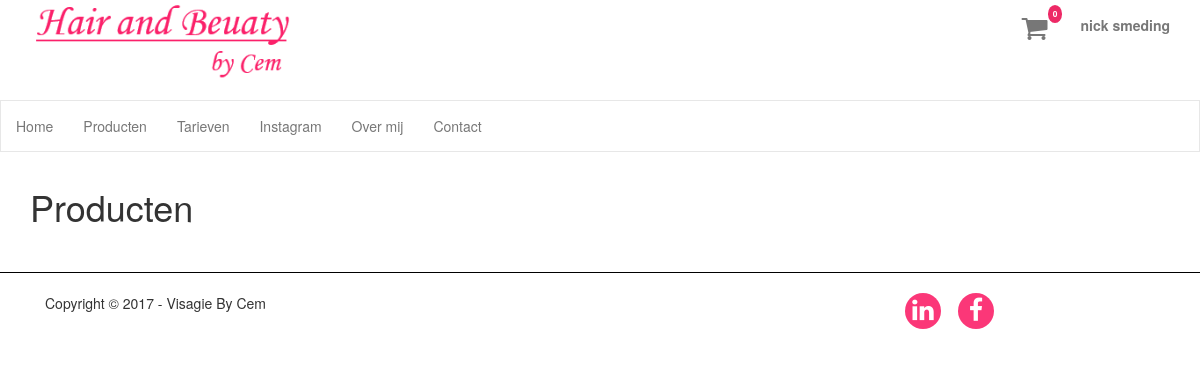
Before: /view/products.php (signed in) with the older database file.
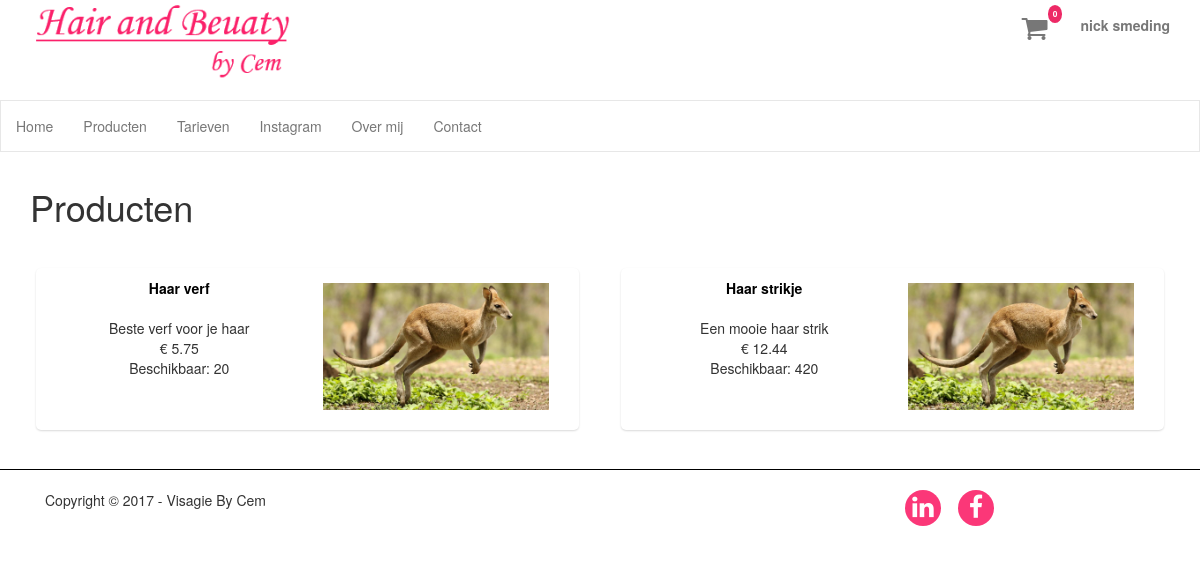
After: the same page with the newer database file.
### tables this page shows
CREATE TABLE IF NOT EXISTS `customer` (
`id` int(4) NOT NULL,
  `firstname` varchar(64) NOT NULL,
  `insertion` varchar(32) DEFAULT NULL,
  `lastname` varchar(64) NOT NULL,
  `email` varchar(64) NOT NULL,
  `password` varchar(128) NOT NULL,
  `phone` varchar(32) NOT NULL,
  `address` int(4) NOT NULL,
  `birthdate` date NOT NULL,
  `active` tinyint(1) NOT NULL
);

CREATE TABLE IF NOT EXISTS `product` (
`id` int(8) NOT NULL,
  `img` int(8) DEFAULT NULL,
  `description` varchar(128) NOT NULL,
  `category` int(2) DEFAULT NULL,
  `stock` int(4) NOT NULL,
  `name` varchar(64) NOT NULL,
  `price` float NOT NULL,
  `active` tinyint(1) NOT NULL
);

CREATE TABLE IF NOT EXISTS `image` (
`id` int(8) NOT NULL,
  `path` varchar(64) NOT NULL,
  `date` date NOT NULL,
  `filename` varchar(32) NOT NULL
);

### classes/user.class.php (called while the page is built, shortened)
<?php
    class User{
        public function checkUser()
        {
            if(isset($_SESSION['user_id'])){
                return true;
            }else{
                return false;
            }
        }
        public function getUserData($user_id)
        {
            $userData = new Database();
            $userData->query("SELECT * FROM customer INNER JOIN address ON customer.address = address.id WHERE customer.id = :id");
            $userData->bind(":id", $user_id);
            $userData->execute();
            if ($userData->rowCount() > 0) {
                $user = $userData->single();
                return $user;
            }
        }
    }
?>

### classes/database.class.php (called while the page is built, shortened)
<?php
    class Database{
        private $host = "localhost";
        private $user = "root";
        private $pass = "";
        private $dbname = "visagie_by_cem";
        private $dbh;
        private $stmt;
        public function __construct(){
            $dsn = 'mysql:host=' . $this->host . ';dbname=' . $this->dbname;
            try{
                $this->dbh = new PDO($dsn, $this->user, $this->pass);
            }
            catch(PDOException $e){
                $this->error = $e->getMessage();
            }
        }
        public function query($query){
            $this->stmt = $this->dbh->prepare($query);
        }
        public function bind($param, $value, $type = null){
            if (is_null($type)) {
                switch (true) {
                    case is_int($value):
                        $type = PDO::PARAM_INT;
                        break;
                    default:
                        $type = PDO::PARAM_STR;
                }
            }
            $this->stmt->bindValue($param, $value, $type);
        }
        public function execute(){
            return $this->stmt->execute();
        }
        public function resultset(){
            $this->execute();
            return $this->stmt->fetchAll(PDO::FETCH_ASSOC);
        }
        public function single(){
            $this->execute();
            return $this->stmt->fetch(PDO::FETCH_ASSOC);
        }
        public function rowCount(){
            return $this->stmt->rowCount();
        }
    }
?>

### classes/product.class.php (called while the page is built, shortened)
<?php
    class Product{
        public function selectAllProducts()
        {
            $selectAllProducts = new Database();
            $selectAllProducts->query("SELECT product.id, product.description, product.category, product.stock, product.name, product.price, product.active, image.path, image.date, image.filename FROM product INNER JOIN image ON product.img = image.id WHERE product.active = :active");
            $selectAllProducts->bind(":active", 1);
            $selectAllProducts->execute();
            $products = $selectAllProducts->resultset();
            return $products;
        }
    }
?>

### view/products.php (the view, shortened to what this page needs)
<?php
    include_once('../classes/database.class.php');
    include_once('../classes/user.class.php');
    include_once('../classes/product.class.php');
    include_once('inc/head.php');
    $productClass = new Product();
    $products = $productClass->selectAllProducts();
    include_once('inc/header.php');
?>
<div class="container">
    <div class="row">
        <h1 class="padding-15">Producten</h1>
        <body>
            <?php
                foreach($products as $product) {
                    echo "<div class='col-md-6 padding-15'>";
                        echo "<button class='button-nostyle' data-toggle='modal' data-target='#myModal' data-id='".$product["id"]."' data-name='".$product['name']."' data-price='".($product["price"] / 100)."'>";
                            echo "<div class='col-md-12 block'>";
                                echo "<div class='col-md-6'>";
                                    echo "<div class='info'>";
                                        echo ucfirst($product["name"]) . "<br>";
                                    echo "</div>";
                                    echo "<div class='details'>";
                                        echo ucfirst($product["description"]) . "<br>";
                                        echo "€ " . ($product["price"] / 100) . "<br>";
                                        echo "Beschikbaar: ". $product["stock"] . "<br>";
                                    echo "</div>";
                                echo "</div>";
                                echo "<div class='col-md-6 padding-15'>";
                                    echo '<img  class="product-img" src="../'.$product['path'].$product['filename'].'">';
                                echo "</div>";
                            echo "</div>";
                        echo "</button>";
                    echo "</div>";
                }
            ?>
        </body>
    </div>
</div>
<?php
    include_once('inc/footer.php');
?>

### view/inc/head.php (shortened to what this page needs)
<!DOCTYPE html>
<html class=" ">
<head>
    <link href="../assets/plugins/bootstrap/css/bootstrap.min.css" rel="stylesheet" type="text/css"/>
    <link href="../assets/fonts/font-awesome/css/font-awesome.css" rel="stylesheet" type="text/css"/>
    <link href="../assets/plugins/JQuery/jquery-ui.min.css" type="stylesheet">
    <link href="../assets/css/jasny-bootstrap.min.css" rel="stylesheet" type="text/css"/>
    <link href="../assets/plugins/datatables/css/jquery.dataTables.css" rel="stylesheet" type="text/css" media="screen"/>
    <link href="../assets/plugins/datatables/extensions/TableTools/css/dataTables.tableTools.min.css" rel="stylesheet" type="text/css" media="screen"/>
    <link href="../assets/plugins/datatables/extensions/Responsive/css/dataTables.responsive.css" rel="stylesheet" type="text/css" media="screen"/>
    <link href="../assets/plugins/datatables/extensions/Responsive/bootstrap/3/dataTables.bootstrap.css" rel="stylesheet" type="text/css" media="screen"/>
    <link href="../assets/css/style.css" rel="stylesheet" type="text/css"/>
</head>

### view/inc/header.php (shortened to what this page needs)
<?php
    $userClass = new User();
?>
<nav class="navbar navbar-default no-border">
    <div class="col-md-12">
    <div class="container-fluid">
        <div class="navbar-header">
            <a class="navbar-brand" href="">
                <img class="brand" src="../assets/images/logo_roze.png" alt="visagiebycem">
            </a>
        </div>
        <div class="collapse navbar-collapse" id="navcol-1">
            <ul class="nav navbar-nav navbar-right">
                <li>
                    <a class="nav cart-btn" data-toggle="dropdown">
                        <div class="icon-wrapper">
                            <i class="fa fa-shopping-cart fa-2x" aria-hidden="true"></i>
                            <span class="badge">
                                <?php
                                    if(isset($_SESSION['cart'])){
                                        echo count($_SESSION['cart']);
                                    }else{
                                        echo '0';
                                    }
                                ?>
                            </span>
                        </div>
                    </a>
                </li>
                <li>
                    <?php
                            if($userClass->checkUser()){
                                $user = $userClass->getUserData($_SESSION['user_id']);
                                echo '<ul class="nav navbar-nav navbar-right dropdown-button">';
                                echo '<li class="dropdown">
                                    <a href="#" class="dropdown-toggle" data-toggle="dropdown"><b>
                                ';
                                echo $user['firstname'].' '.$user['insertion'].' '.$user['lastname'];
                                echo '
                                        </b> <span class="productet"></span></a>
                                        <ul id="login-dp" class="dropdown-menu">
                                            <li>
                                                <div class="row">
                                                    <div class="col-md-12">
                                                        <a href="inc/logout.php" id="menu-toggle"><i class="fa fa-sign-out  fa-1x menu-toggle" aria-hidden="true"></i>Logout</a><br>
                                                        <a href="usersettings.php" id="menu-toggle"><i class="fa fa-cog"  fa-1x menu-toggle" aria-hidden="true"></i>Verander gegevens</a>
                                                    </div>
                                                </div>
                                            </li>
                                        </ul>
                                    </li>
                                ';
                            }
                        ?>
                    </ul>
                </li>
            </ul>
        </div>
    </div>
</nav>
<nav class="nav navbar navbar-default custom-style">
    <ul class="nav navbar-nav">
        <li><a href="homepage.php">Home</a></li>
        <li><a href="products.php">Producten</a></li>
        <li><a href="#">Tarieven</a></li>
        <li><a href="#">Instagram</a></li>
        <li><a href="#">Over mij</a></li>
        <li><a href="#">Contact</a></li>
    </ul>
</nav>

### view/inc/footer.php (shortened to what this page needs)
<div class="footer">
    <div class="container">
        <div class="row">
            <div class="col-sm-12">
                <div class="col-lg-9">
                    <div class="row">
                        <div class="col-sm-12">
                            <div class="copyright_text"><br />
                                <p class=" wow fadeInRight" data-wow-duration="1s">Copyright © 2017 - Visagie By Cem</p>
                            </div>
                        </div>
                    </div>
                </div>
                <div class="col-lg-3"><br />
                    <p class="icons">
                        <a href="https://www.linkedin.com/in/martijn-koopman-07845ab1/" class="icon-button linkedin" target="_blank"><i class="fa fa-linkedin" aria-hidden="true"></i><span></span></a>
                        <a href="https://www.facebook.com/profile.php?id=100017456173599" class="icon-button facebook" target="_blank">
                            <i class="fa fa-facebook" aria-hidden="true"></i><span></span>
                        </a>
                    </p>
                </div>
            </div>
        </div>
    </div>
</div>

### assets/css/style.css (style rules this page uses)
span { color: #ed2966; }
.product-img { margin-bottom: 5px; width: 100%; float:inherit; }
.navbar { border-radius: 0px; background-color: transparent; }
.cart-btn { color: #000000; margin-left: 3px; margin-right: 3px; }
.dropdown-toggle { color: grey; }
.badge { background: #ed2966; color: white; width: auto; height: auto; margin: 0; border-radius: 50%; position:absolute; top: 5px; right: 0px; padding:5px; font-size: 60%; }
.brand { height: 100%; }
.navbar-brand { height: 80px; padding: 0px; }
.custom-style { margin-bottom: 0px; }
.no-border { border: none; }
.block { background: #fff; border-radius: 5px; box-shadow: 0 1px 2px rgba(0,0,0,0.15); transition: box-shadow 0.3s ease-in-out; }
.block::after { box-shadow: 0 2px 15px rgba(0,0,0,0.3); opacity: 0; transition: opacity 0.3s ease-in-out; }
.info { padding: 10px; color: black; font-weight: bold; }
.details { padding: 10px 10px; }
.padding-15 { padding: 15px; }
.button-nostyle { border:none; background-color: transparent; }
.footer { margin-top: 20px; border-top: 1px solid black; }
.icons { font-size: 25px; }
.icon-button { background-color: #FB3778; border-radius: 3.6rem; cursor: pointer; display: inline-block; height: 3.6rem; line-height: 3.6rem; margin: 0 5px; position: relative; text-align: center; -webkit-user-select: none; -moz-user-select: none; -ms-user-select: none; user-select: none; width: 3.6rem; }
.icon-button i { background: none; color: white; height: 3.6rem; left: 0; line-height: 3.6rem; position: absolute; top: 0; -webkit-transition: all 0.3s; -moz-transition: all 0.3s; -o-transition: all 0.3s; transition: all 0.3s; width: 3.6rem; z-index: 10; }

Changed rows visible on the page:
now on this page (row edited): product: name "Haar verf", description "Beste verf voor je haar", $product['price']/100 "5.75", stock "20", img.filename (picture)
now on this page (row edited): product: name "Haar strikje", description "Een mooie haar strik", $product['price']/100 "12.44", stock "420", img.filename (picture)
